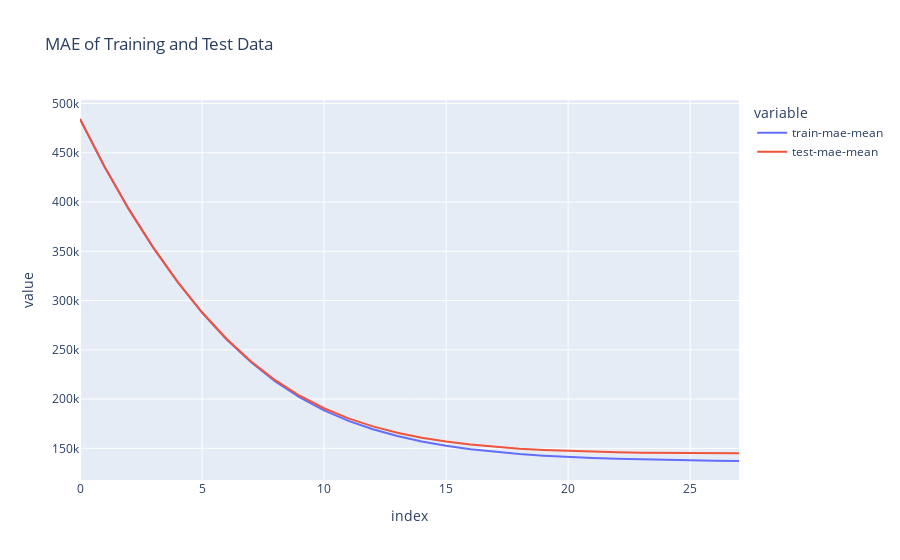

Source (notebook cell):
### Code cell
px.line(results, x=results.index, y=['train-mae-mean','test-mae-mean'], title='MAE of Training and Test Data')

### Figure 1 — Plotly figure (JSON) as saved in the notebook; plotly's stock layout.template omitted (floating-point values rounded to 4 significant figures)
{"data": [{"hovertemplate": "variable=train-mae-mean<br>index=%{x}<br>value=%{y}<extra></extra>", "legendgroup": "train-mae-mean", "line": {"color": "#636efa", "dash": "solid"}, "marker": {"symbol": "circle"}, "mode": "lines", "name": "train-mae-mean", "orientation": "v", "showlegend": true, "type": "scatter", "x": [0, 1, 2, 3, 4, 5, 6, 7, 8, 9, 10, 11, 12, 13, 14, 15, 16, 17, 18, 19, 20, 21, 22, 23, 24, 25, 26, 27], "xaxis": "x", "y": [484300.0, 436200.0, 392800.0, 353800.0, 318800.0, 287900.0, 260800.0, 237600.0, 218000.0, 201800.0, 188600.0, 177900.0, 169400.0, 162500.0, 157000.0, 152600.0, 149200.0, 146400.0, 144300.0, 142600.0, 141200.0, 140100.0, 139300.0, 138700.0, 138200.0, 137700.0, 137400.0, 137200.0], "yaxis": "y"}, {"hovertemplate": "variable=test-mae-mean<br>index=%{x}<br>value=%{y}<extra></extra>", "legendgroup": "test-mae-mean", "line": {"color": "#EF553B", "dash": "solid"}, "marker": {"symbol": "circle"}, "mode": "lines", "name": "test-mae-mean", "orientation": "v", "showlegend": true, "type": "scatter", "x": [0, 1, 2, 3, 4, 5, 6, 7, 8, 9, 10, 11, 12, 13, 14, 15, 16, 17, 18, 19, 20, 21, 22, 23, 24, 25, 26, 27], "xaxis": "x", "y": [484300.0, 436200.0, 392800.0, 353900.0, 319100.0, 288100.0, 261300.0, 238400.0, 219200.0, 203400.0, 190700.0, 180500.0, 172300.0, 165900.0, 160800.0, 156900.0, 153900.0, 151500.0, 149700.0, 148400.0, 147300.0, 146500.0, 145900.0, 145500.0, 145200.0, 145100.0, 145000.0, 144900.0], "yaxis": "y"}], "layout": {"legend": {"title": {"text": "variable"}, "tracegroupgap": 0}, "title": {"text": "MAE of Training and Test Data"}, "xaxis": {"anchor": "y", "domain": [0, 1], "title": {"text": "index"}}, "yaxis": {"anchor": "x", "domain": [0, 1], "title": {"text": "value"}}}}
